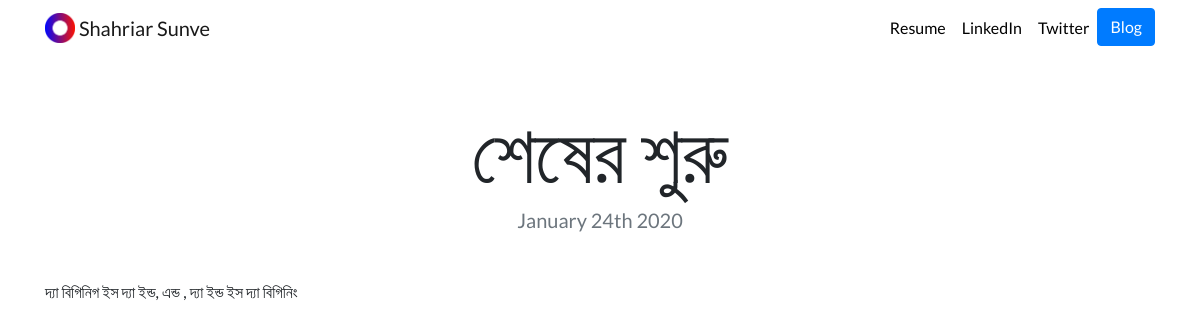
The page /blog/9/ on the database its author committed.
### blog/models.py (models this page shows, shortened)
class Blog(models.Model):
    title = models.CharField(max_length=200)
    description = models.TextField()
    date = models.DateField()

### blog/views.py (the view)
# urls.py: path('<int:blog_id>/', views.detail, name='detail'),
def detail(request, blog_id):
    blog = get_object_or_404(Blog, pk=blog_id)
    return render(request, 'blog/detail.html',{'blog':blog})

### blog/templates/blog/detail.html
{% extends "portfolio/base.html" %}
{% load static %}
{% block content %}
<h1 class="text-center mt-5" id="blogdetailtitle">{{ blog.title }}</h1>
<h5 class="text-center text-muted mb-5">{{ blog.date|date:'F jS Y' }}</h5>
{{ blog.description|safe }}
{% endblock %}

### portfolio/static/portfolio/custom.css (style rules this page uses)
body { font-family: 'Lato', sans-serif; }
@media (min-width: 992px) { #blogdetailtitle { font-size: 5rem; } }

### rows shown on the page
Blog: title "শেষের শুরু", date "January 24th 2020", description "দ্যা বিগিনিগ ইস দ্যা ইন্ড, এন্ড , দ্যা ইন্ড ইস দ্যা বিগিনিং"
